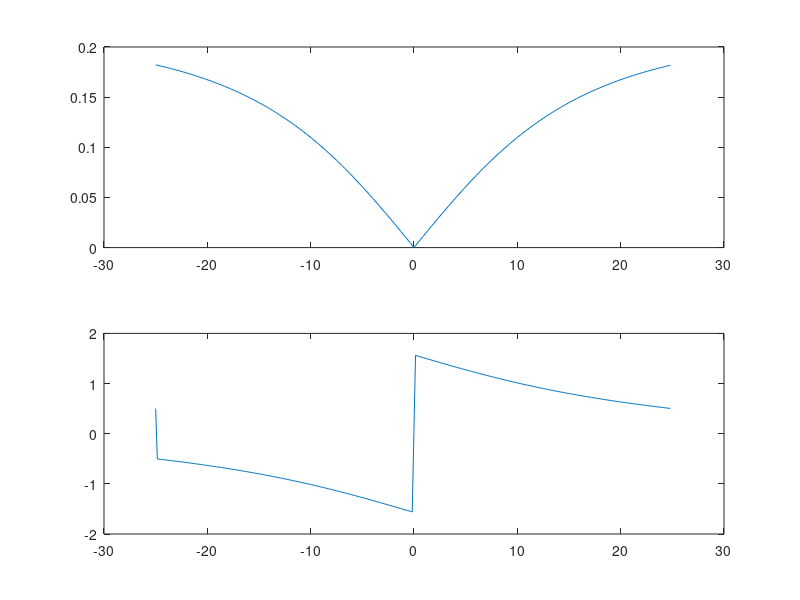
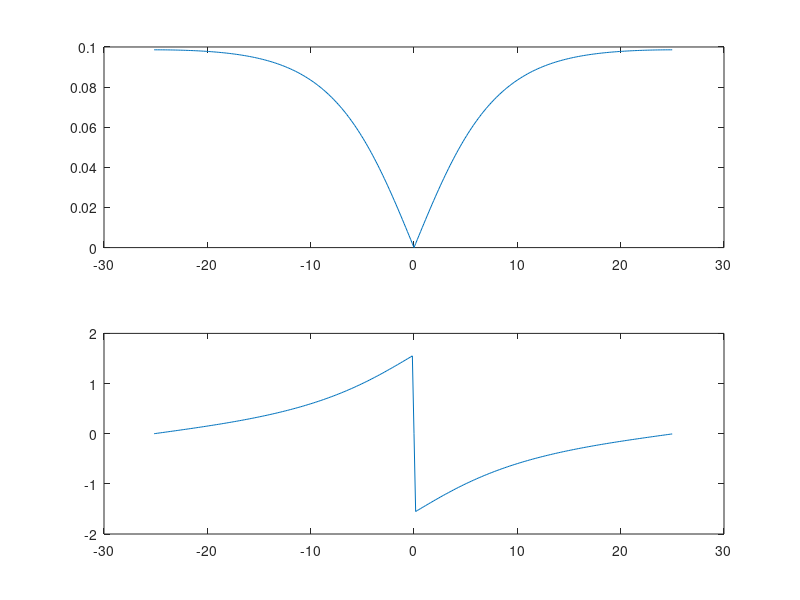
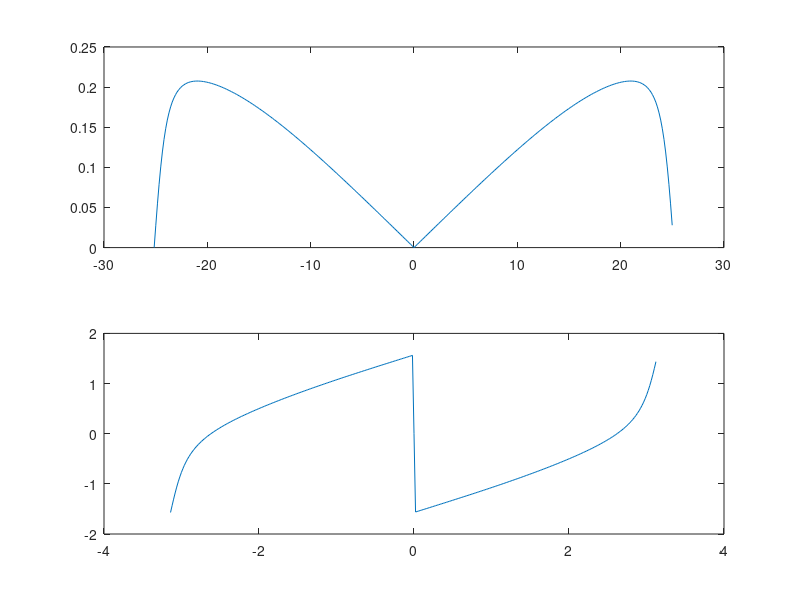

MATLAB code for these plots, in order:
%Transformada de Laplace
Fm2 = 50;
Ts = 1/Fm2;
w2= 0:Ts:2*pi-Ts;%Podria ser freq = 0:Fm2 --> w = 2*pi*freq*Ts
z2 = exp(j*w2);%Aproximo la s con la transformada de furier o la s "ideal"
s = log(z2)/Ts;
f2=-pi:Ts:pi-Ts;

h = (12500*s) ./ (44*s.^2 + 60225*s + 625*10^4);
h_f = [h(floor(length(h)/2)+1:length(h)) h(1:floor(length(h)/2))];

figure(1);
subplot(2,1,1);
plot(f2*(Fm2/(2*pi)),abs(h_f));%Expresamos los graficos de magnitud en dB
subplot(2,1,2);
plot(f2*(Fm2/(2*pi)),angle(h_f));

%Sacamos el valor de la frecuencia de corte a partir de buscar en el vector h
%Transformo las magnitudes a decibeles para poder hacer una comparacion correcta
val_max = 20*log10(max(abs(h)));
freq_corte = 0;
for i = 1:floor(length(h)/2) %Debo recorrer hasta nyquist para hallar la frecuencia de corte mayor
	if(20*log10(abs(h(i))) >= (val_max - 3) )
		freq_corte = i;
		break;
	endif
endfor
disp("Frecuencia de corte");
disp( w2(freq_corte)*(Fm2/(2*pi)) );

%Inicializamos
Fm=4*(w2(freq_corte)*(Fm2/(2*pi)));%Uso 4 veces la frecuencia de muestreo segun la frecuencia de corte hallada
%Pudimos notar que el H(s) se basa en un sistema de ecuaciones definidas para un tipo de filtro con una frecuencia de corte especifica para un espectro de determinada definicion frecuencial. Por lo tanto usar una frecuencia de muestreo que crea un espectro con mucho mayor resolucion frecuencial que la que tenia el filtro original, se observan deformaciones en la respuesta frecuencial. (Constatar en el coloquio!!!)
T=1/Fm;
w = 0:T:2*pi-T;
r = 1;
z = r*exp(j*w);
f=-pi:T:pi-T;


%Transformada de Euler

s1 = (1-z)./T;
h1 = (12500*s1) ./ (44*s1.^2 + 60225*s1 + 625*10^4);
h1_f = [h1(floor(length(h1)/2)+1:length(h1)) h1(1:floor(length(h1)/2))];

figure(2);
subplot(2,1,1);
plot(f*(Fm/(2*pi)),abs(h1_f));
subplot(2,1,2);
plot(f*(Fm/(2*pi)),angle(h1_f));
%freqz_plot(w,h1);

%Transformada Bilineal

s2 = (2/T) * (1-z)./(z+1);
h2 = (12500*s2) ./ (44*s2.^2 + 60225*s2 + 625*10^4);  

h2_f = [h2(floor(length(h2)/2)+1:length(h2)) h2(1:floor(length(h2)/2))];

figure(3);
subplot(2,1,1);
plot(f*(Fm/(2*pi)),abs(h2_f));
subplot(2,1,2);
plot(f,angle(h2_f));
%freqz_plot(w,h2);
